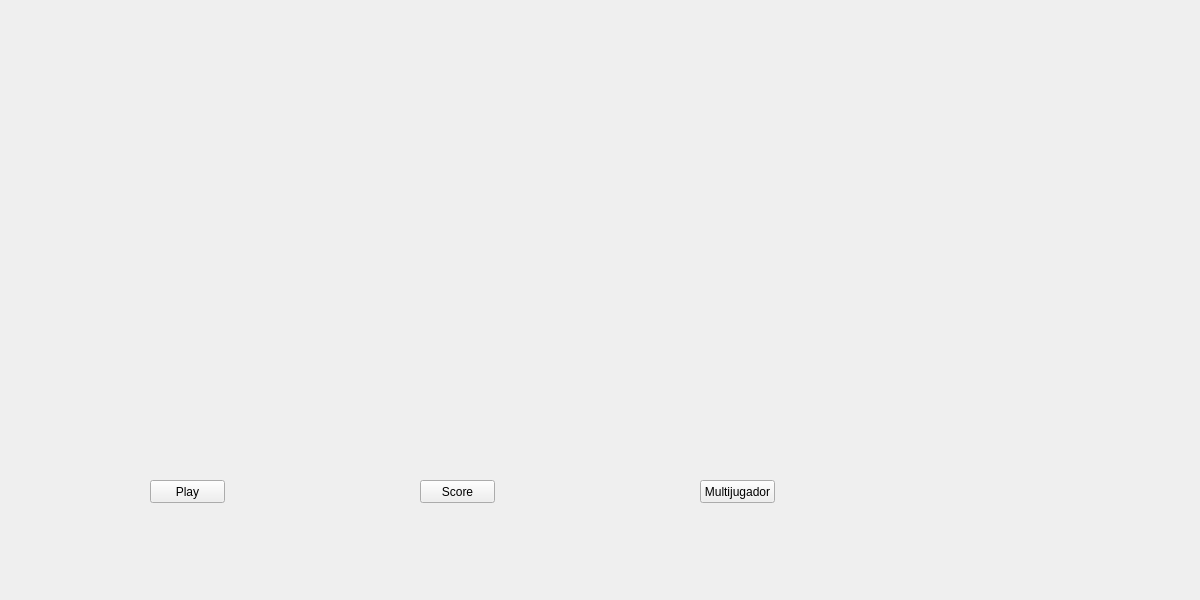
<?xml version="1.0" encoding="UTF-8"?>
<ui version="4.0">
 <class>Menu</class>
 <widget class="QWidget" name="Menu">
  <property name="geometry">
   <rect>
    <x>0</x>
    <y>0</y>
    <width>1200</width>
    <height>600</height>
   </rect>
  </property>
  <property name="windowTitle">
   <string>Form</string>
  </property>
  <widget class="QPushButton" name="pushButton">
   <property name="geometry">
    <rect>
     <x>150</x>
     <y>480</y>
     <width>75</width>
     <height>23</height>
    </rect>
   </property>
   <property name="text">
    <string>Play</string>
   </property>
  </widget>
  <widget class="QPushButton" name="pushButton_2">
   <property name="geometry">
    <rect>
     <x>700</x>
     <y>480</y>
     <width>75</width>
     <height>23</height>
    </rect>
   </property>
   <property name="text">
    <string>Multijugador</string>
   </property>
  </widget>
  <widget class="QPushButton" name="pushButton_3">
   <property name="geometry">
    <rect>
     <x>420</x>
     <y>480</y>
     <width>75</width>
     <height>23</height>
    </rect>
   </property>
   <property name="text">
    <string>Score</string>
   </property>
  </widget>
 </widget>
 <resources/>
 <connections/>
</ui>
